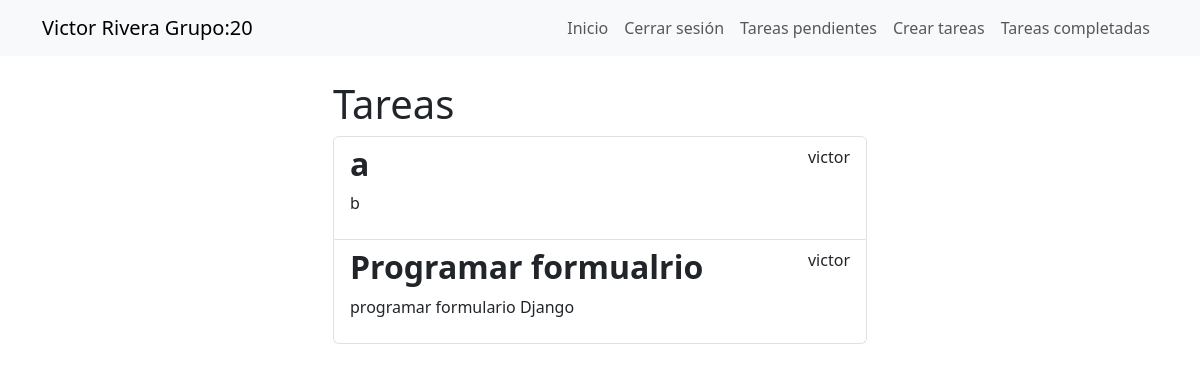
Page /tareas/ (signed in) on the committed database.
### tareas/models.py (models this page shows, shortened)
class Tarea(models.Model):
    titulo=models.CharField(max_length=100)
    descripcion=models.TextField(blank=True)
    creado=models.DateTimeField(auto_now_add=True)
    finalizado=models.DateTimeField(null=True)
    importancia=models.BooleanField(default=False)
    usuario=models.ForeignKey(User, on_delete=models.CASCADE)

### tareas/views.py (the view)
# urls.py: path('tareas/', views.tareas, name='tareas'),
@login_required
def tareas(request):
    tareas=Tarea.objects.filter(usuario=request.user,finalizado__isnull=True)
    return render(request, 'tareas.html',{'tareas':tareas})

### tareas/templates/tareas.html
{% extends 'templates.html' %}
{% block content %}
<main class='container'>
<div class='row'>
    <div class='col-md-6 offset-md-3'>
<h1>Tareas</h1>
<ul class='list-group'>
    {% for tarea in tareas %}
        <a class='list-group-item' href="{% url 'detalleTareas' tarea.id %}">
         <header class='d-flex justify-content-between'>
            {% if tarea.importancia %}
            <h1 class='fw-bold text-success'>{{ tarea.titulo }}</h1>
        {% else %}
            <h2 class='fw-bold'>{{ tarea.titulo }}</h2>
        {% endif %}
        <p>{{ tarea.usuario.username }}</p>
         </header>
            <p>{{ tarea.descripcion }}</p>
            </a>
    {% endfor %}
</ul>
</div>
</div>
</main>
{% endblock %}

### rows in the picture
Tarea: titulo "a", usuario.username "victor", descripcion "b"
Tarea: titulo "Programar formualrio", usuario.username "victor", descripcion "programar formulario Django"
